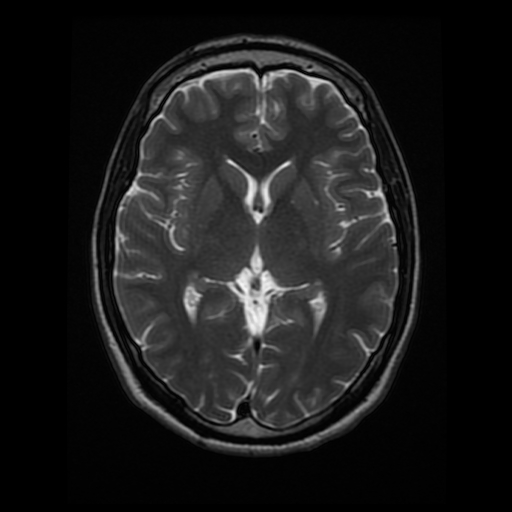
#> input picture Convolutional Filters and Edge Detection/images/brain_MR.jpg, 512 x 512 px
$ jupyter execute 'Gaussian Blur Medical Images.ipynb'   (shell and % lines are left out)
#> lines starting #> are read from the running program, lines starting #| are printed output that depends on the picture; after the words box and inside, x2 and y2 are one past the last pixel; in counts of white or black regions, pixels touching at a corner belong together
[cell 1]
import numpy as np
import cv2
import matplotlib.pyplot as plt

[cell 2]
image = cv2.imread('images/brain_MR.jpg')
#> image is the input picture: shape (512, 512, 3); min 0, max 247, mean 26.9

# Make a copy of the image
image_copy = np.copy(image)

# Change color from BGR to RGB
image_copy = cv2.cvtColor(image_copy, cv2.COLOR_BGR2RGB)

plt.imshow(image_copy)

### Gaussian Blur the Image

[cell 3]
# Convert to grayscale for filtering
gray = cv2.cvtColor(image_copy, cv2.COLOR_RGB2GRAY)

# Create a Gaussian Blurred Image
gray_blur = cv2.GaussianBlur(gray, (9,9), 0)

f, (ax1, ax2) = plt.subplots(1, 2, figsize = (20,10))

ax1.set_title('original_gray')
ax1.imshow(gray, cmap = 'gray')

ax2.set_title('blurred_gray')
ax2.imshow(gray_blur, cmap = 'gray')
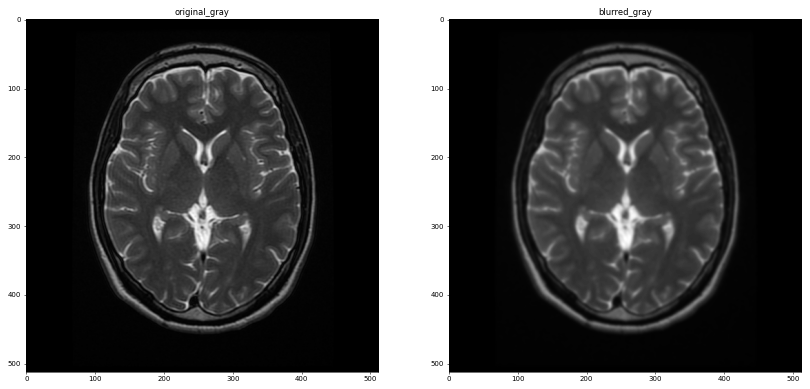
#> figure drawn by matplotlib, 2 panels

### Test Performance with a High-Pass Filter

[cell 4]
# High-Pass Filter

# 3 x 3 sobel filters for edge detection
sobel_x = np.array([[-1, 0, 1],
                    [-2, 0, 2],
                    [-1, 0, 1]])

sobel_y = np.array([[-1, -2, -1],
                    [0, 0, 0],
                    [1, 2, 1]])

# Filter the original and blurred grayscale images using filter2D
filtered = cv2.filter2D(gray, -1, sobel_x)
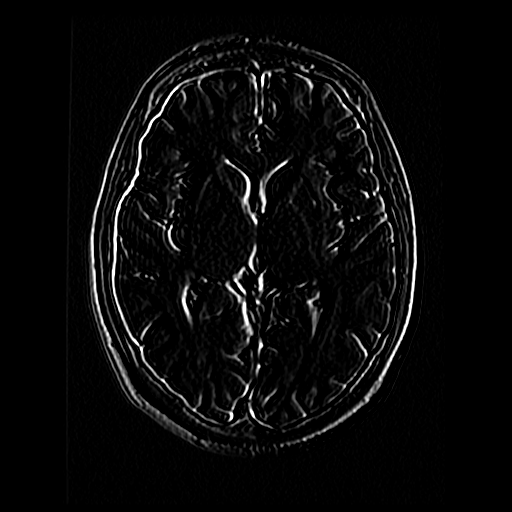
#> filtered: shape (512, 512); min 0, max 255, mean 9.8

filtered_blurred = cv2.filter2D(gray_blur, -1, sobel_y)
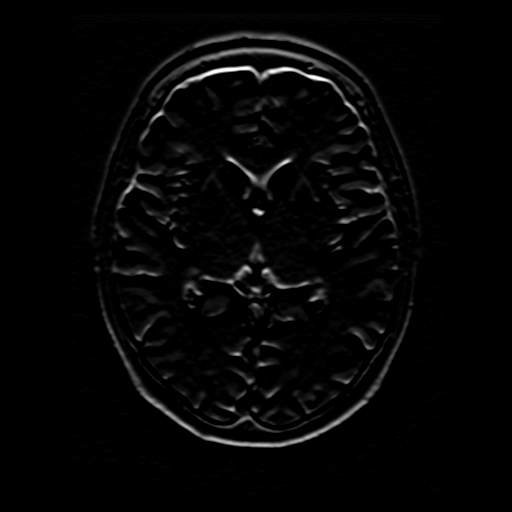
#> filtered_blurred: shape (512, 512); min 0, max 255, mean 5.7

f, (ax1, ax2) = plt.subplots(1, 2, figsize=(20,10))

ax1.set_title('original gray')
ax1.imshow(filtered, cmap='gray')

ax2.set_title('blurred image')
ax2.imshow(filtered_blurred, cmap='gray')
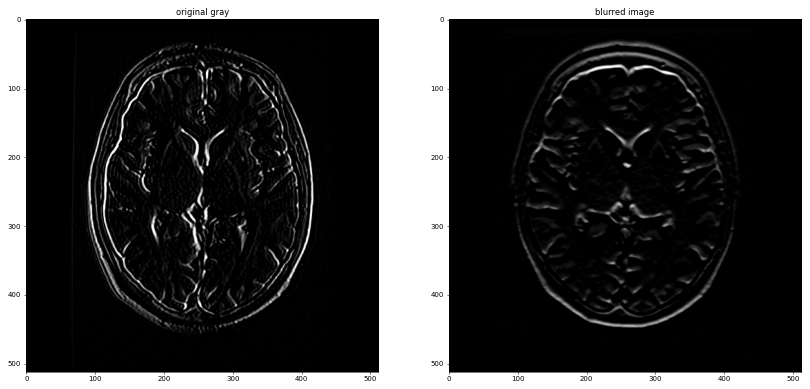
#> figure drawn by matplotlib, 2 panels

[cell 5]
# Create a threshold that sets all the filtered pixels to white
# above a certain threshold

retval, binary_image = cv2.threshold(filtered_blurred, 50, 255, cv2.THRESH_BINARY)
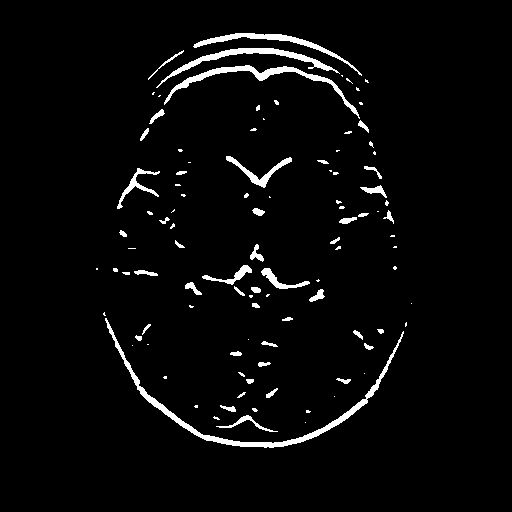
#> binary_image: shape (512, 512); 3.4% white; 103 white regions (56 under 20 px), largest, box (x1, y1, x2, y2) and area: (105, 318, 404, 448) 1932, (164, 65, 360, 119) 1142, (156, 48, 340, 88) 989
plt.imshow(binary_image, cmap='gray')
